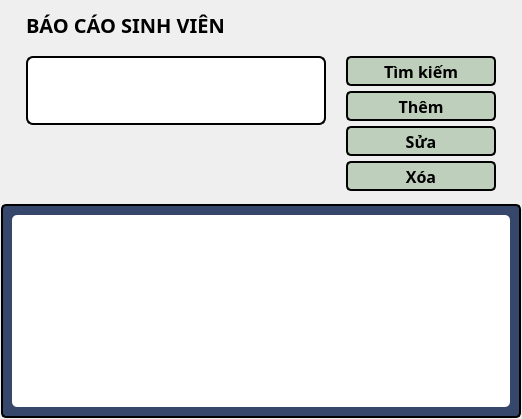
            <widget class="QWidget" name="reports_page">
             <layout class="QVBoxLayout" name="verticalLayout_7">
              <property name="spacing">
               <number>3</number>
              </property>
              <property name="leftMargin">
               <number>1</number>
              </property>
              <property name="topMargin">
               <number>1</number>
              </property>
              <property name="rightMargin">
               <number>1</number>
              </property>
              <property name="bottomMargin">
               <number>1</number>
              </property>
              <item>
               <widget class="QWidget" name="reports_controllers" native="true">
                <property name="maximumSize">
                 <size>
                  <width>16777215</width>
                  <height>200</height>
                 </size>
                </property>
                <property name="autoFillBackground">
                 <bool>false</bool>
                </property>
                <layout class="QVBoxLayout" name="verticalLayout_45">
                 <property name="spacing">
                  <number>0</number>
                 </property>
                 <property name="bottomMargin">
                  <number>0</number>
                 </property>
                 <item>
                  <widget class="QLabel" name="reports_name_label">
                   <property name="minimumSize">
                    <size>
                     <width>0</width>
                     <height>30</height>
                    </size>
                   </property>
                   <property name="maximumSize">
                    <size>
                     <width>16777215</width>
                     <height>30</height>
                    </size>
                   </property>
                   <property name="font">
                    <font>
                     <family>Cascadia Mono SemiBold</family>
                     <pointsize>15</pointsize>
                     <weight>75</weight>
                     <bold>true</bold>
                     <underline>false</underline>
                     <strikeout>false</strikeout>
                    </font>
                   </property>
                   <property name="layoutDirection">
                    <enum>Qt::LeftToRight</enum>
                   </property>
                   <property name="styleSheet">
                    <string notr="true">color: rgb(0, 0, 0);
padding-left: 10px;
font-weight: bold;
font-size: 15pt;</string>
                   </property>
                   <property name="text">
                    <string>BÁO CÁO SINH VIÊN</string>
                   </property>
                   <property name="alignment">
                    <set>Qt::AlignLeading|Qt::AlignLeft|Qt::AlignVCenter</set>
                   </property>
                  </widget>
                 </item>
                 <item>
                  <widget class="QWidget" name="widget_28" native="true">
                   <property name="minimumSize">
                    <size>
                     <width>0</width>
                     <height>150</height>
                    </size>
                   </property>
                   <layout class="QHBoxLayout" name="horizontalLayout_17">
                    <property name="bottomMargin">
                     <number>0</number>
                    </property>
                    <item>
                     <widget class="QWidget" name="widget_29" native="true">
                      <layout class="QVBoxLayout" name="verticalLayout_46">
                       <property name="spacing">
                        <number>5</number>
                       </property>
                       <property name="leftMargin">
                        <number>7</number>
                       </property>
                       <property name="topMargin">
                        <number>7</number>
                       </property>
                       <property name="rightMargin">
                        <number>7</number>
                       </property>
                       <property name="bottomMargin">
                        <number>7</number>
                       </property>
                       <item>
                        <widget class="QLineEdit" name="reports_input">
                         <property name="sizePolicy">
                          <sizepolicy hsizetype="Expanding" vsizetype="Expanding">
                           <horstretch>0</horstretch>
                           <verstretch>0</verstretch>
                          </sizepolicy>
                         </property>
                         <property name="minimumSize">
                          <size>
                           <width>300</width>
                           <height>30</height>
                          </size>
                         </property>
                         <property name="font">
                          <font>
                           <family>Cascadia Code</family>
                           <pointsize>10</pointsize>
                          </font>
                         </property>
                         <property name="styleSheet">
                          <string notr="true">background-color: rgb(255, 255, 255);
border-radius: 7px;
border: 2px solid #000;</string>
                         </property>
                         <property name="inputMask">
                          <string/>
                         </property>
                         <property name="text">
                          <string/>
                         </property>
                        </widget>
                       </item>
                       <item>
                        <spacer name="verticalSpacer_18">
                         <property name="orientation">
                          <enum>Qt::Vertical</enum>
                         </property>
                         <property name="sizeHint" stdset="0">
                          <size>
                           <width>20</width>
                           <height>46</height>
                          </size>
                         </property>
                        </spacer>
                       </item>
                      </layout>
                     </widget>
                    </item>
                    <item>
                     <widget class="QWidget" name="widget_30" native="true">
                      <property name="minimumSize">
                       <size>
                        <width>150</width>
                        <height>0</height>
                       </size>
                      </property>
                      <layout class="QVBoxLayout" name="verticalLayout_47">
                       <property name="spacing">
                        <number>5</number>
                       </property>
                       <property name="leftMargin">
                        <number>7</number>
                       </property>
                       <property name="topMargin">
                        <number>7</number>
                       </property>
                       <property name="rightMargin">
                        <number>7</number>
                       </property>
                       <property name="bottomMargin">
                        <number>7</number>
                       </property>
                       <item>
                        <widget class="QPushButton" name="reports_search_btn">
                         <property name="minimumSize">
                          <size>
                           <width>150</width>
                           <height>30</height>
                          </size>
                         </property>
                         <property name="maximumSize">
                          <size>
                           <width>10</width>
                           <height>30</height>
                          </size>
                         </property>
                         <property name="font">
                          <font>
                           <family>Cascadia Code</family>
                           <pointsize>12</pointsize>
                           <weight>75</weight>
                           <bold>true</bold>
                          </font>
                         </property>
                         <property name="styleSheet">
                          <string notr="true">background-color: rgb(190,207,187);
color: rgb(0,0,0);
border-radius: 5px;
border: 2px solid #000;
font-weight: bold;
font-size: 12pt;</string>
                         </property>
                         <property name="text">
                          <string>Tìm kiếm</string>
                         </property>
                         <property name="iconSize">
                          <size>
                           <width>25</width>
                           <height>25</height>
                          </size>
                         </property>
                        </widget>
                       </item>
                       <item>
                        <widget class="QPushButton" name="reports_add_btn">
                         <property name="minimumSize">
                          <size>
                           <width>150</width>
                           <height>30</height>
                          </size>
                         </property>
                         <property name="maximumSize">
                          <size>
                           <width>150</width>
                           <height>30</height>
                          </size>
                         </property>
                         <property name="font">
                          <font>
                           <family>Cascadia Code</family>
                           <pointsize>12</pointsize>
                           <weight>75</weight>
                           <bold>true</bold>
                          </font>
                         </property>
                         <property name="styleSheet">
                          <string notr="true">background-color: rgb(190,207,187);
color: rgb(0,0,0);
border-radius: 5px;
border: 2px solid #000;
font-weight: bold;
font-size: 12pt;</string>
                         </property>
                         <property name="text">
                          <string>Thêm</string>
                         </property>
                         <property name="icon">
                          <iconset>
                           <normaloff>:/icons/zap.svg</normaloff>:/icons/zap.svg</iconset>
                         </property>
                         <property name="iconSize">
                          <size>
                           <width>25</width>
                           <height>25</height>
                          </size>
                         </property>
                        </widget>
                       </item>
                       <item>
                        <widget class="QPushButton" name="reports_edit_btn">
                         <property name="minimumSize">
                          <size>
                           <width>150</width>
                           <height>30</height>
                          </size>
                         </property>
                         <property name="maximumSize">
                          <size>
                           <width>150</width>
                           <height>30</height>
                          </size>
                         </property>
                         <property name="font">
                          <font>
                           <family>Cascadia Code</family>
                           <pointsize>12</pointsize>
                           <weight>75</weight>
                           <bold>true</bold>
                          </font>
                         </property>
                         <property name="styleSheet">
                          <string notr="true">background-color: rgb(190,207,187);
color: rgb(0,0,0);
border-radius: 5px;
border: 2px solid #000;
font-weight: bold;
font-size: 12pt;</string>
                         </property>
                         <property name="text">
                          <string>Sửa</string>
                         </property>
                         <property name="icon">
                          <iconset>
                           <normaloff>:/icons/zap.svg</normaloff>:/icons/zap.svg</iconset>
                         </property>
                         <property name="iconSize">
                          <size>
                           <width>25</width>
                           <height>25</height>
                          </size>
                         </property>
                        </widget>
                       </item>
                       <item>
                        <widget class="QPushButton" name="reports_del_btn">
                         <property name="minimumSize">
                          <size>
                           <width>150</width>
                           <height>30</height>
                          </size>
                         </property>
                         <property name="maximumSize">
                          <size>
                           <width>150</width>
                           <height>30</height>
                          </size>
                         </property>
                         <property name="font">
                          <font>
                           <family>Cascadia Code</family>
                           <pointsize>12</pointsize>
                           <weight>75</weight>
                           <bold>true</bold>
                          </font>
                         </property>
                         <property name="styleSheet">
                          <string notr="true">background-color: rgb(190,207,187);
color: rgb(0,0,0);
border-radius: 5px;
border: 2px solid #000;
font-weight: bold;
font-size: 12pt;</string>
                         </property>
                         <property name="text">
                          <string>Xóa</string>
                         </property>
                         <property name="icon">
                          <iconset>
                           <normaloff>:/icons/zap.svg</normaloff>:/icons/zap.svg</iconset>
                         </property>
                         <property name="iconSize">
                          <size>
                           <width>25</width>
                           <height>25</height>
                          </size>
                         </property>
                        </widget>
                       </item>
                       <item>
                        <spacer name="verticalSpacer_19">
                         <property name="orientation">
                          <enum>Qt::Vertical</enum>
                         </property>
                         <property name="sizeHint" stdset="0">
                          <size>
                           <width>20</width>
                           <height>40</height>
                          </size>
                         </property>
                        </spacer>
                       </item>
                      </layout>
                     </widget>
                    </item>
                   </layout>
                  </widget>
                 </item>
                </layout>
               </widget>
              </item>
              <item>
               <widget class="QWidget" name="reports_view" native="true">
                <property name="font">
                 <font>
                  <family>Cascadia Code</family>
                 </font>
                </property>
                <property name="styleSheet">
                 <string notr="true">border-radius: 5px;
background-color:rgb(54, 71, 107); 
border-radius: 5px;
border: 2px solid #000;
</string>
                </property>
                <layout class="QVBoxLayout" name="verticalLayout_48">
                 <property name="spacing">
                  <number>0</number>
                 </property>
                 <property name="leftMargin">
                  <number>11</number>
                 </property>
                 <property name="topMargin">
                  <number>11</number>
                 </property>
                 <property name="rightMargin">
                  <number>11</number>
                 </property>
                 <property name="bottomMargin">
                  <number>11</number>
                 </property>
                 <item>
                  <widget class="QTableWidget" name="reports_table">
                   <property name="font">
                    <font>
                     <family>Cascadia Code</family>
                    </font>
                   </property>
                   <property name="styleSheet">
                    <string notr="true">border-radius: 5px;
border: 0px;
background-color: rgb(255, 255, 255);</string>
                   </property>
                   <property name="verticalScrollMode">
                    <enum>QAbstractItemView::ScrollPerPixel</enum>
                   </property>
                   <property name="horizontalScrollMode">
                    <enum>QAbstractItemView::ScrollPerPixel</enum>
                   </property>
                  </widget>
                 </item>
                </layout>
               </widget>
              </item>
             </layout>
            </widget>
